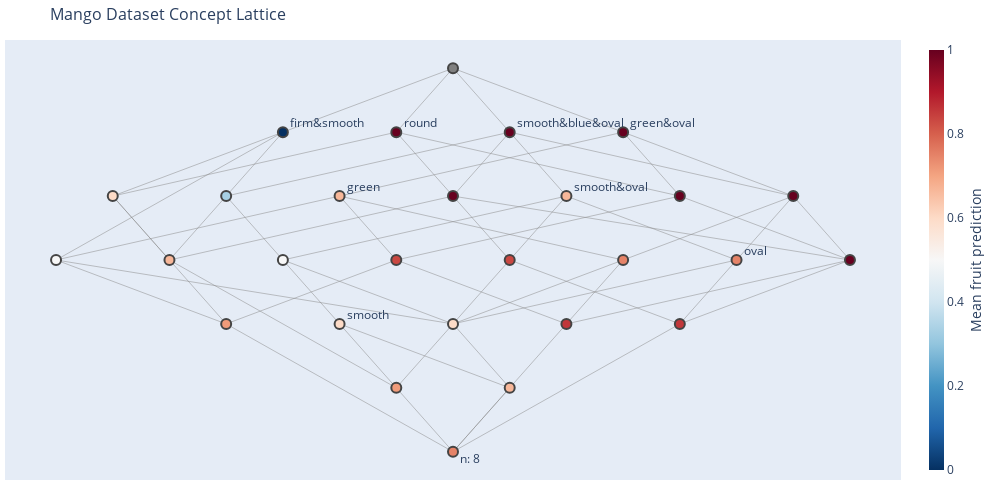

Here is the notebook cell this chart was saved with:
### Code cell
fig.show()

### Figure 1 — Plotly figure (JSON) as saved in the notebook; plotly's stock layout.template omitted (floating-point values rounded to 4 significant figures; data arrays with more than 128 entries replaced by an {"elided": "..."} marker saying what was removed)
{"data": [{"hoverinfo": "none", "line": {"color": "#888", "width": 0.5}, "mode": "lines", "type": "scatter", "x": {"elided": "174 float values"}, "y": {"elided": "174 int values"}}, {"hoverinfo": "text", "hovertext": ["Concept 27<br>extent (len: 8): apple, grapefruit, tennis ball, kiwi, plum, toy cube, egg, mango<br>intent (len: 8): green, oval, smooth, round, smooth&blue&oval, firm&smooth, smooth&oval, green&oval<br>new extent (len: 8): egg, tennis ball, kiwi, plum, toy cube, apple, mango, grapefruit<br>new intent (len: 0): emptyset<br>mean_y_true: 0.62<br>mean_y_pred: 0.75<br>Metrics<br>\taccuracy: 0.88<br>\tprecision: 0.83<br>\trecall: 1.0<br>\tneg_precision: 1.0<br>\tneg_recall: 0.67<br><br>", "Concept 26<br>extent (len: 6): apple, kiwi, plum, toy cube, egg, mango<br>intent (len: 7): green, oval, smooth, smooth&blue&oval, firm&smooth, smooth&oval, green&oval<br>new extent (len: 0): emptyset<br>new intent (len: 0): emptyset<br>mean_y_true: 0.67<br>mean_y_pred: 0.67<br>Metrics<br>\taccuracy: 1.0<br>\tprecision: 1.0<br>\trecall: 1.0<br>\tneg_precision: 1.0<br>\tneg_recall: 1.0<br><br>", "Concept 25<br>extent (len: 5): kiwi, plum, toy cube, egg, mango<br>intent (len: 6): green, oval, smooth&blue&oval, firm&smooth, smooth&oval, green&oval<br>new extent (len: 0): emptyset<br>new intent (len: 0): emptyset<br>mean_y_true: 0.6<br>mean_y_pred: 0.6<br>Metrics<br>\taccuracy: 1.0<br>\tprecision: 1.0<br>\trecall: 1.0<br>\tneg_precision: 1.0<br>\tneg_recall: 1.0<br><br>", "Concept 24<br>extent (len: 7): apple, grapefruit, tennis ball, plum, toy cube, egg, mango<br>intent (len: 5): smooth, round, smooth&blue&oval, firm&smooth, smooth&oval<br>new extent (len: 0): emptyset<br>new intent (len: 0): emptyset<br>mean_y_true: 0.57<br>mean_y_pred: 0.71<br>Metrics<br>\taccuracy: 0.86<br>\tprecision: 0.8<br>\trecall: 1.0<br>\tneg_precision: 1.0<br>\tneg_recall: 0.67<br><br>", "Concept 23<br>extent (len: 7): apple, grapefruit, tennis ball, kiwi, plum, egg, mango<br>intent (len: 5): oval, round, smooth&blue&oval, smooth&oval, green&oval<br>new extent (len: 0): emptyset<br>new intent (len: 0): emptyset<br>mean_y_true: 0.71<br>mean_y_pred: 0.86<br>Metrics<br>\taccuracy: 0.86<br>\tprecision: 0.83<br>\trecall: 1.0<br>\tneg_precision: 1.0<br>\tneg_recall: 0.5<br><br>", "Concept 22<br>extent (len: 5): apple, plum, toy cube, egg, mango<br>intent (len: 4): smooth, smooth&blue&oval, firm&smooth, smooth&oval<br>new extent (len: 0): emptyset<br>new intent (len: 1): smooth<br>mean_y_true: 0.6<br>mean_y_pred: 0.6<br>Metrics<br>\taccuracy: 1.0<br>\tprecision: 1.0<br>\trecall: 1.0<br>\tneg_precision: 1.0<br>\tneg_recall: 1.0<br><br>", "Concept 21<br>extent (len: 4): kiwi, plum, egg, mango<br>intent (len: 4): oval, smooth&blue&oval, smooth&oval, green&oval<br>new extent (len: 0): emptyset<br>new intent (len: 1): oval<br>mean_y_true: 0.75<br>mean_y_pred: 0.75<br>Metrics<br>\taccuracy: 1.0<br>\tprecision: 1.0<br>\trecall: 1.0<br>\tneg_precision: 1.0<br>\tneg_recall: 1.0<br><br>", "Concept 20<br>extent (len: 7): apple, grapefruit, tennis ball, kiwi, plum, toy cube, mango<br>intent (len: 4): green, round, smooth&blue&oval, green&oval<br>new extent (len: 0): emptyset<br>new intent (len: 0): emptyset<br>mean_y_true: 0.71<br>mean_y_pred: 0.86<br>Metrics<br>\taccuracy: 0.86<br>\tprecision: 0.83<br>\trecall: 1.0<br>\tneg_precision: 1.0<br>\tneg_recall: 0.5<br><br>", "Concept 19<br>extent (len: 7): apple, grapefruit, tennis ball, kiwi, toy cube, egg, mango<br>intent (len: 4): green, round, firm&smooth, green&oval<br>new extent (len: 0): emptyset<br>new intent (len: 0): emptyset<br>mean_y_true: 0.57<br>mean_y_pred: 0.71<br>Metrics<br>\taccuracy: 0.86<br>\tprecision: 0.8<br>\trecall: 1.0<br>\tneg_precision: 1.0<br>\tneg_recall: 0.67<br><br>", "Concept 17<br>extent (len: 6): apple, grapefruit, tennis ball, plum, egg, mango<br>intent (len: 3): round, smooth&blue&oval, smooth&oval<br>new extent (len: 0): emptyset<br>new intent (len: 0): emptyset<br>mean_y_true: 0.67<br>mean_y_pred: 0.83<br>Metrics<br>\taccuracy: 0.83<br>\tprecision: 0.8<br>\trecall: 1.0<br>\tneg_precision: 1.0<br>\tneg_recall: 0.5<br><br>", "Concept 18<br>extent (len: 4): plum, toy cube, egg, mango<br>intent (len: 3): smooth&blue&oval, firm&smooth, smooth&oval<br>new extent (len: 0): emptyset<br>new intent (len: 0): emptyset<br>mean_y_true: 0.5<br>mean_y_pred: 0.5<br>Metrics<br>\taccuracy: 1.0<br>\tprecision: 1.0<br>\trecall: 1.0<br>\tneg_precision: 1.0<br>\tneg_recall: 1.0<br><br>", "Concept 16<br>extent (len: 6): apple, grapefruit, tennis ball, kiwi, plum, mango<br>intent (len: 3): round, smooth&blue&oval, green&oval<br>new extent (len: 0): emptyset<br>new intent (len: 0): emptyset<br>mean_y_true: 0.83<br>mean_y_pred: 1.0<br>Metrics<br>\taccuracy: 0.83<br>\tprecision: 0.83<br>\trecall: 1.0<br>\tneg_precision: 0.0<br>\tneg_recall: 0.0<br><br>", "Concept 15<br>extent (len: 6): apple, grapefruit, tennis ball, plum, toy cube, egg<br>intent (len: 3): round, smooth&blue&oval, firm&smooth<br>new extent (len: 0): emptyset<br>new intent (len: 0): emptyset<br>mean_y_true: 0.5<br>mean_y_pred: 0.67<br>Metrics<br>\taccuracy: 0.83<br>\tprecision: 0.75<br>\trecall: 1.0<br>\tneg_precision: 1.0<br>\tneg_recall: 0.67<br><br>", "Concept 14<br>extent (len: 4): kiwi, plum, toy cube, mango<br>intent (len: 3): green, smooth&blue&oval, green&oval<br>new extent (len: 0): emptyset<br>new intent (len: 0): emptyset<br>mean_y_true: 0.75<br>mean_y_pred: 0.75<br>Metrics<br>\taccuracy: 1.0<br>\tprecision: 1.0<br>\trecall: 1.0<br>\tneg_precision: 1.0<br>\tneg_recall: 1.0<br><br>", "Concept 10<br>extent (len: 3): kiwi, plum, mango<br>intent (len: 2): smooth&blue&oval, green&oval<br>new extent (len: 0): emptyset<br>new intent (len: 0): emptyset<br>mean_y_true: 1.0<br>mean_y_pred: 1.0<br>Metrics<br>\taccuracy: 1.0<br>\tprecision: 1.0<br>\trecall: 1.0<br>\tneg_precision: 0.0<br>\tneg_recall: 0.0<br><br>", "Concept 11<br>extent (len: 3): plum, egg, mango<br>intent (len: 2): smooth&blue&oval, smooth&oval<br>new extent (len: 0): emptyset<br>new intent (len: 1): smooth&oval<br>mean_y_true: 0.67<br>mean_y_pred: 0.67<br>Metrics<br>\taccuracy: 1.0<br>\tprecision: 1.0<br>\trecall: 1.0<br>\tneg_precision: 1.0<br>\tneg_recall: 1.0<br><br>", "Concept 12<br>extent (len: 4): kiwi, toy cube, egg, mango<br>intent (len: 3): green, firm&smooth, green&oval<br>new extent (len: 0): emptyset<br>new intent (len: 0): emptyset<br>mean_y_true: 0.5<br>mean_y_pred: 0.5<br>Metrics<br>\taccuracy: 1.0<br>\tprecision: 1.0<br>\trecall: 1.0<br>\tneg_precision: 1.0<br>\tneg_recall: 1.0<br><br>", "Concept 9<br>extent (len: 3): plum, toy cube, egg<br>intent (len: 2): smooth&blue&oval, firm&smooth<br>new extent (len: 0): emptyset<br>new intent (len: 0): emptyset<br>mean_y_true: 0.33<br>mean_y_pred: 0.33<br>Metrics<br>\taccuracy: 1.0<br>\tprecision: 1.0<br>\trecall: 1.0<br>\tneg_precision: 1.0<br>\tneg_recall: 1.0<br><br>", "Concept 7<br>extent (len: 5): apple, grapefruit, tennis ball, kiwi, mango<br>intent (len: 2): round, green&oval<br>new extent (len: 0): emptyset<br>new intent (len: 0): emptyset<br>mean_y_true: 0.8<br>mean_y_pred: 1.0<br>Metrics<br>\taccuracy: 0.8<br>\tprecision: 0.8<br>\trecall: 1.0<br>\tneg_precision: 0.0<br>\tneg_recall: 0.0<br><br>", "Concept 13<br>extent (len: 6): apple, grapefruit, tennis ball, kiwi, toy cube, mango<br>intent (len: 3): green, round, green&oval<br>new extent (len: 0): emptyset<br>new intent (len: 0): emptyset<br>mean_y_true: 0.67<br>mean_y_pred: 0.83<br>Metrics<br>\taccuracy: 0.83<br>\tprecision: 0.8<br>\trecall: 1.0<br>\tneg_precision: 1.0<br>\tneg_recall: 0.5<br><br>", "Concept 4<br>extent (len: 1): plum<br>intent (len: 1): smooth&blue&oval<br>new extent (len: 0): emptyset<br>new intent (len: 1): smooth&blue&oval<br>mean_y_true: 1.0<br>mean_y_pred: 1.0<br>Metrics<br>\taccuracy: 1.0<br>\tprecision: 1.0<br>\trecall: 1.0<br>\tneg_precision: 0.0<br>\tneg_recall: 0.0<br><br>", "Concept 8<br>extent (len: 4): apple, grapefruit, tennis ball, plum<br>intent (len: 2): round, smooth&blue&oval<br>new extent (len: 0): emptyset<br>new intent (len: 0): emptyset<br>mean_y_true: 0.75<br>mean_y_pred: 1.0<br>Metrics<br>\taccuracy: 0.75<br>\tprecision: 0.75<br>\trecall: 1.0<br>\tneg_precision: 0.0<br>\tneg_recall: 0.0<br><br>", "Concept 0<br>extent (len: 0): emptyset<br>intent (len: 0): emptyset<br>new extent (len: 0): emptyset<br>new intent (len: 0): emptyset<br>Metrics<br><br>", "Concept 3<br>extent (len: 3): apple, grapefruit, tennis ball<br>intent (len: 1): round<br>new extent (len: 0): emptyset<br>new intent (len: 1): round<br>mean_y_true: 0.67<br>mean_y_pred: 1.0<br>Metrics<br>\taccuracy: 0.67<br>\tprecision: 0.67<br>\trecall: 1.0<br>\tneg_precision: 0.0<br>\tneg_recall: 0.0<br><br>", "Concept 5<br>extent (len: 3): kiwi, toy cube, mango<br>intent (len: 2): green, green&oval<br>new extent (len: 0): emptyset<br>new intent (len: 1): green<br>mean_y_true: 0.67<br>mean_y_pred: 0.67<br>Metrics<br>\taccuracy: 1.0<br>\tprecision: 1.0<br>\trecall: 1.0<br>\tneg_precision: 1.0<br>\tneg_recall: 1.0<br><br>", "Concept 1<br>extent (len: 2): toy cube, egg<br>intent (len: 1): firm&smooth<br>new extent (len: 0): emptyset<br>new intent (len: 1): firm&smooth<br>mean_y_true: 0.0<br>mean_y_pred: 0.0<br>Metrics<br>\taccuracy: 1.0<br>\tprecision: 0.0<br>\trecall: 0.0<br>\tneg_precision: 1.0<br>\tneg_recall: 1.0<br><br>", "Concept 2<br>extent (len: 2): kiwi, mango<br>intent (len: 1): green&oval<br>new extent (len: 0): emptyset<br>new intent (len: 1): green&oval<br>mean_y_true: 1.0<br>mean_y_pred: 1.0<br>Metrics<br>\taccuracy: 1.0<br>\tprecision: 1.0<br>\trecall: 1.0<br>\tneg_precision: 0.0<br>\tneg_recall: 0.0<br><br>", "Concept 6<br>extent (len: 5): apple, grapefruit, tennis ball, toy cube, egg<br>intent (len: 2): round, firm&smooth<br>new extent (len: 0): emptyset<br>new intent (len: 0): emptyset<br>mean_y_true: 0.4<br>mean_y_pred: 0.6<br>Metrics<br>\taccuracy: 0.8<br>\tprecision: 0.67<br>\trecall: 1.0<br>\tneg_precision: 1.0<br>\tneg_recall: 0.67<br><br>"], "marker": {"color": [0.75, 0.6667, 0.6, 0.7143, 0.8571, 0.6, 0.75, 0.8571, 0.7143, 0.8333, 0.5, 1, 0.6667, 0.75, 1, 0.6667, 0.5, 0.3333, 1, 0.8333, 1, 1, "grey", 1, 0.6667, 0, 1, 0.6], "colorbar": {"thickness": 15, "title": {"side": "right", "text": "Mean fruit prediction"}, "xanchor": "left"}, "colorscale": [[0, "rgb(103,0,31)"], [0.1, "rgb(178,24,43)"], [0.2, "rgb(214,96,77)"], [0.3, "rgb(244,165,130)"], [0.4, "rgb(253,219,199)"], [0.5, "rgb(247,247,247)"], [0.6, "rgb(209,229,240)"], [0.7, "rgb(146,197,222)"], [0.8, "rgb(67,147,195)"], [0.9, "rgb(33,102,172)"], [1, "rgb(5,48,97)"]], "line": {"width": 2}, "reversescale": true, "showscale": true, "size": 10}, "mode": "markers+text", "text": ["<br>n: 8", "<br>", "<br>", "<br>", "<br>", "smooth<br>", "oval<br>", "<br>", "<br>", "<br>", "<br>", "<br>", "<br>", "<br>", "<br>", "smooth&oval<br>", "<br>", "<br>", "<br>", "<br>", "smooth&blue&oval<br>", "<br>", "<br>", "round<br>", "green<br>", "firm&smooth<br>", "green&oval<br>", "<br>"], "textposition": "middle right", "type": "scatter", "x": [0, 0.5, 0, -0.5, 2, -1, 2.5, 1, -2, 0.5, -1.5, 3.5, -2.5, 1.5, 3, 1, -3.5, -2, 2, -0.5, 0.5, 0, 0, -0.5, -1, -1.5, 1.5, -3], "y": [1, 2, 3, 2, 3, 3, 4, 3, 3, 4, 4, 4, 4, 4, 5, 5, 4, 5, 5, 4, 6, 5, 7, 6, 5, 6, 6, 5]}], "layout": {"height": 500, "hovermode": "closest", "margin": {"b": 20, "l": 5, "r": 5, "t": 40}, "showlegend": false, "title": {"font": {"size": 16}, "text": "Mango Dataset Concept Lattice"}, "width": 1000, "xaxis": {"showgrid": false, "showticklabels": false, "zeroline": false}, "yaxis": {"showgrid": false, "showticklabels": false, "zeroline": false}}}
